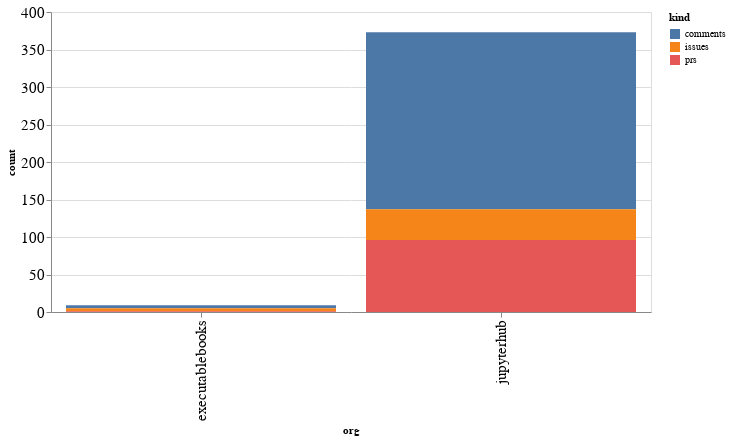

The notebook cell saved with this chart:
### Code cell
alt.Chart(org_summaries, width=600).mark_bar().encode(
    x='org',
    y='count',
    color='kind',
    tooltip="org"
)

### Figure 1 — Vega-Lite specification as saved in the notebook (floating-point values rounded to 4 significant figures)
{"config": {"axisLeft": {"labelFontSize": 15}, "axisBottom": {"labelFontSize": 15}}, "data": {"name": "data-e15428753c5d0dc6a30f560bc1b1ed56"}, "mark": "bar", "encoding": {"color": {"type": "nominal", "field": "kind"}, "tooltip": {"type": "nominal", "field": "org"}, "x": {"type": "nominal", "field": "org"}, "y": {"type": "quantitative", "field": "count"}}, "width": 600, "$schema": "https://vega.github.io/schema/vega-lite/v4.8.1.json", "datasets": {"data-e15428753c5d0dc6a30f560bc1b1ed56": [{"org": "executablebooks", "kind": "comments", "count": 4}, {"org": "executablebooks", "kind": "issues", "count": 4}, {"org": "executablebooks", "kind": "prs", "count": 1}, {"org": "jupyterhub", "kind": "comments", "count": 236}, {"org": "jupyterhub", "kind": "issues", "count": 41}, {"org": "jupyterhub", "kind": "prs", "count": 96}]}}
